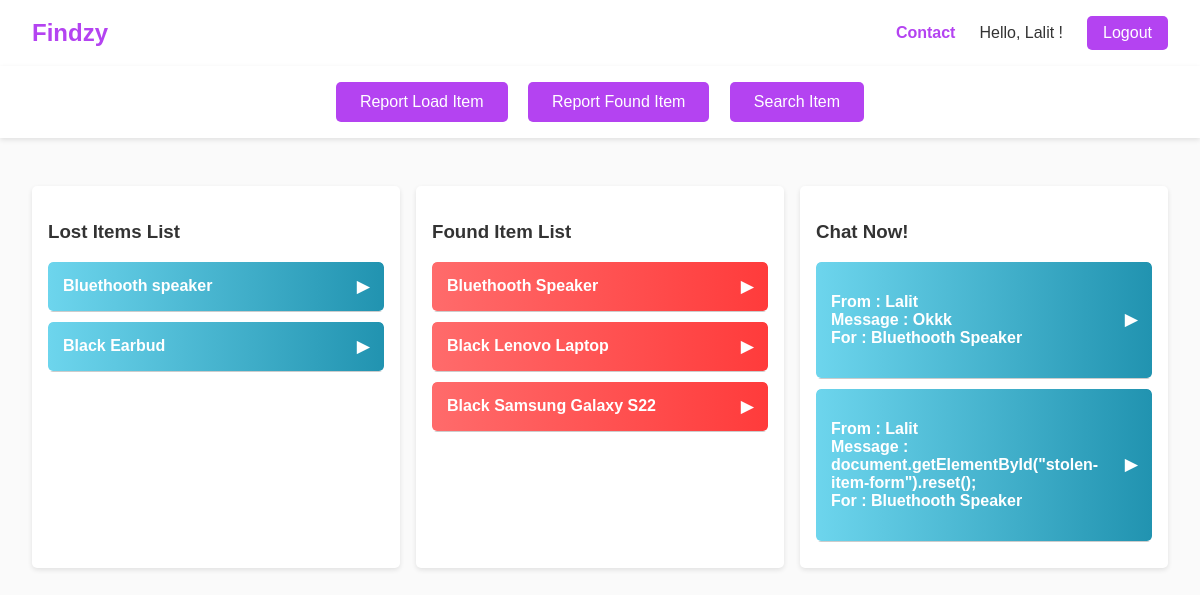
The app's page /dashboard/home (signed in), older data.
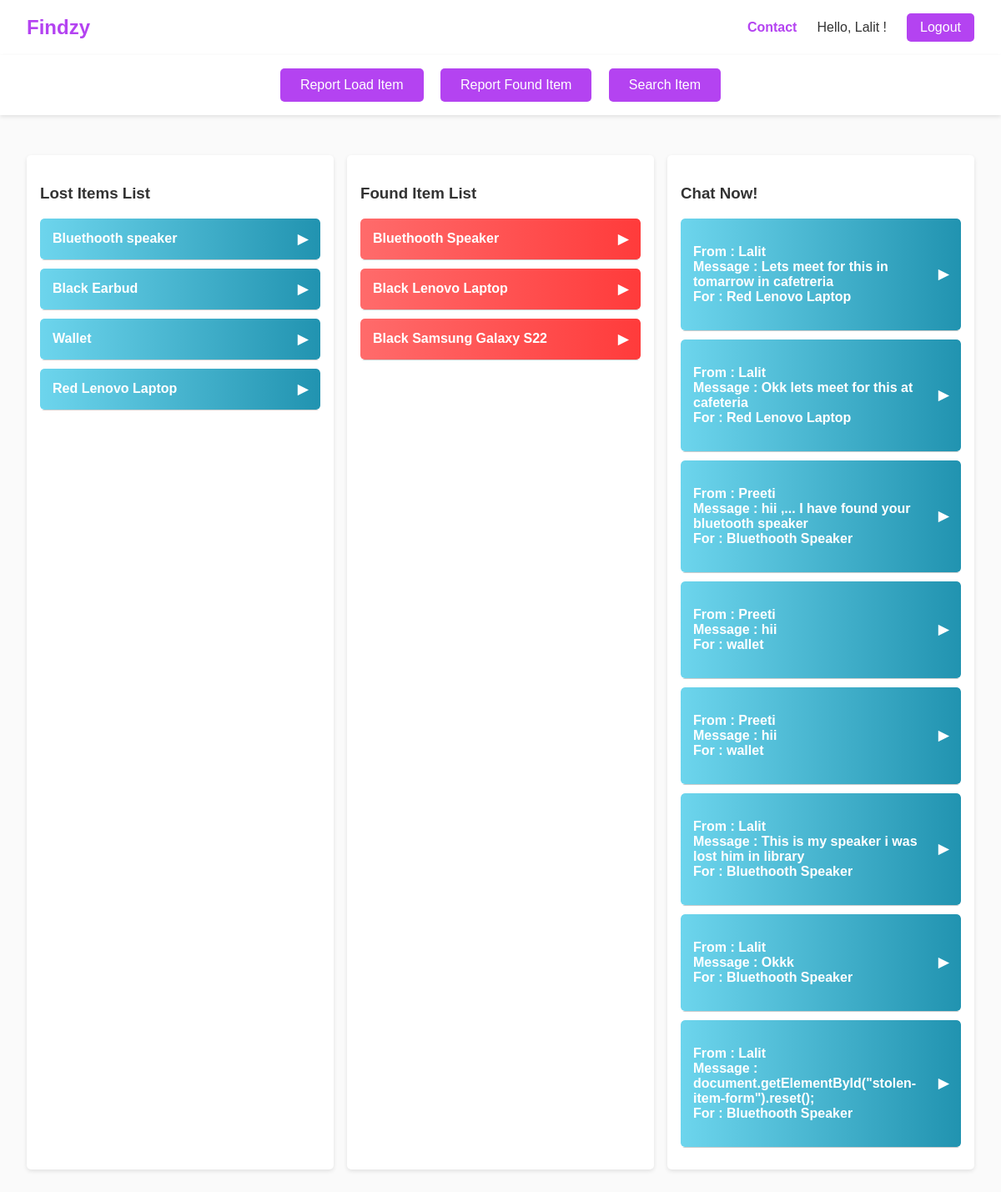
The same page, newer data.
### dashboard/models.py (models this page shows, shortened)
class ReportItem(models.Model):
    uid = models.UUIDField(primary_key=True, default=uuid.uuid4, editable=False)
    user = models.ForeignKey(User, on_delete=models.CASCADE, related_name="stolen_items")
    name = models.CharField(max_length=255)
    category = models.CharField(max_length=100)
    description = models.TextField()
    stolen_datetime = models.DateTimeField()
    location = models.CharField(max_length=255)
    keywords = models.TextField(blank=True)
    created_at = models.DateTimeField(auto_now_add=True)

class StolenItem(models.Model):
    uid = models.UUIDField(primary_key=True, default=uuid.uuid4, editable=False)
    user = models.ForeignKey(User, on_delete=models.CASCADE, related_name="report_item")
    name = models.CharField(max_length=255)
    category = models.CharField(max_length=100)  # User input instead of choices
    description = models.TextField()
    stolen_datetime = models.DateTimeField()  # Changed from DateField to DateTimeField
    location = models.CharField(max_length=255)
    location_description = models.TextField()  # Extra column for detailed location description
    keywords = models.TextField(blank=True)  # Stores extracted keywords
    created_at = models.DateTimeField(auto_now_add=True)

class Message(models.Model):
    uid = models.UUIDField(primary_key=True, default=uuid.uuid4, editable=False)
    sender = models.ForeignKey(User, related_name='sent_messages', on_delete=models.CASCADE)
    receiver = models.ForeignKey(User, related_name='received_messages', on_delete=models.CASCADE)
    item = models.ForeignKey(StolenItem,related_name='stolen_item',on_delete=models.CASCADE)
    body = models.TextField()
    created_at = models.DateTimeField(auto_now_add=True)

### dashboard/views.py (the view, shortened to what this page needs)
# urls.py: path('home',views.dashboard),
def dashboard(request):
    stolen = StolenItem.objects.filter(user=request.user)
    report = ReportItem.objects.filter(user=request.user)
    messages = Message.objects.filter(receiver=request.user).order_by("-created_at")[:10]
    data = {
        'items':stolen,
        'reports':report,
        'messages':messages,
        'msg':"success"
    }
    return render(request,'dashboard.html',context=data)

### templates/dashboard.html (shortened to what this page needs)
<!DOCTYPE html>
<html lang="en">
<head>
    {% load static %}
</head>
<body>
<header>
    <a href="#" class="logo">Findzy</a>
    <div class="header-links">
        <a href="contact.html">Contact</a>
        <span class="hello-user">Hello, {{ request.user.first_name }} !</span>
        <button class="logout-btn" onclick="logout()">Logout</button>
    </div>
</header>
<div class="action-row">
    <button onclick="openModal('report')">Report Load Item</button>
    <button onclick="openModal('stolen')">Report Found Item</button>
    <button onclick="openModal('search')">Search Item</button>
</div>
<main class="container">
    <div class="box">
        <h3>Lost Items List</h3>
        {% for report in reports %}
        <div class="accordion">
            <div class="accordion-header" onclick="toggleAccordion(this)">
                {{report.name}}
                <span>▶</span>
            </div>
            <div class="accordion-content">
            </div>
        </div>
        {% endfor %}
    </div>
    <div class="box">
        <h3>Found Item List</h3>
        {% for item in items %}
        <div class="accordion">
            <div class="accordion-header" onclick="toggleAccordion(this)">
                {{item.name}}
                <span>▶</span>
            </div>
            <div class="accordion-content">
            </div>
        </div>
        {% endfor %}
    </div>
    <div class="box messages">
        <h3>Chat Now!</h3>
        {% for msg in messages %}
        <div class="accordion">
            <div class="accordion-header" onclick="toggleAccordion(this)">
                <p>From : {{msg.sender.first_name}} <br>Message : {{msg.body}} <br>For : {{msg.item.name}}</p>
                <span>▶</span>
            </div>
            <div class="accordion-content">
            </div>
        </div>
        {% endfor %}
    </div>
</main>
</body>
</html>

### templates/dashboard.html (style rules this page uses)
:root { --primary-color: #b443f1; --secondary-color: #6200ea; --text-color: #333; --bg-color: #fafafa; --accordion-header-bg: linear-gradient(to right, rgb(241, 225, 119), rgb(180, 67, 241)); --accordion-content-bg: #f5f5f5; }
body { margin: 0; font-family: 'Poppins', sans-serif; background-color: var(--bg-color); color: var(--text-color); }
header { background-color: white; padding: 1em 2em; display: flex; justify-content: space-between; align-items: center; box-shadow: 0 2px 5px rgba(0, 0, 0, 0.1); }
.logo { font-size: 1.5em; font-weight: bold; color: var(--primary-color); text-decoration: none; }
.header-links { display: flex; align-items: center; gap: 1.5em; }
.header-links a { text-decoration: none; color: var(--primary-color); font-weight: bold; transition: 0.3s; }
.logout-btn { background-color: var(--primary-color); color: white; border: none; padding: 0.5em 1em; border-radius: 5px; font-size: 1em; cursor: pointer; transition: 0.3s; }
.action-row { text-align: center; padding: 1em; background-color: #fff; box-shadow: 0 2px 5px rgba(0, 0, 0, 0.1); margin-bottom: 1em; }
.action-row button { background-color: var(--primary-color); color: white; border: none; padding: 0.7em 1.5em; border-radius: 5px; font-size: 1em; cursor: pointer; margin: 0 0.5em; transition: 0.3s; }
.container { display: grid; grid-template-columns: 1fr 1fr 1fr; gap: 1em; padding: 2em; }
.box { background-color: white; padding: 1em; border-radius: 5px; box-shadow: 0 2px 5px rgba(0, 0, 0, 0.1); min-height: 300px; overflow: hidden; }
.accordion { width: 100%; border-radius: 5px; overflow: hidden; margin-bottom: 10px; }
.accordion-header { padding: 15px; background: linear-gradient(to right, #6dd5ed, #2193b0); color: white; font-weight: bold; cursor: pointer; display: flex; justify-content: space-between; align-items: center; border-radius: 5px; }
.box:nth-child(2) .accordion-header { background: linear-gradient(to right, #ff6b6b, #ff3b3b); }
.accordion-content { max-height: 0; overflow: hidden; padding: 0 15px; background: var(--accordion-content-bg); border-top: 1px solid #ccc; transition: max-height 0.4s ease-out, padding 0.3s ease-out; }
.accordion-header span { transition: transform 0.3s ease-in-out; }
.messages { display: flex; flex-direction: column; }

Row changes from the older to the newer data that the page shows:
added ReportItem: name "Wallet"
added ReportItem: name "Red Lenovo Laptop"
added Message: sender.first_name "Lalit", body "Lets meet for this in tomarrow in cafetreria", item.name "Red Lenovo Laptop"
added Message: sender.first_name "Lalit", body "Okk lets meet for this at cafeteria", item.name "Red Lenovo Laptop"
added Message: sender.first_name "Preeti", body "hii ,... I have found your bluetooth speaker", item.name "Bluethooth Speaker"
added Message: sender.first_name "Preeti", body "hii", item.name "wallet"
added Message: sender.first_name "Preeti", body "hii", item.name "wallet"
added Message: sender.first_name "Lalit", body "This is my speaker i was lost him in library", item.name "Bluethooth Speaker"
